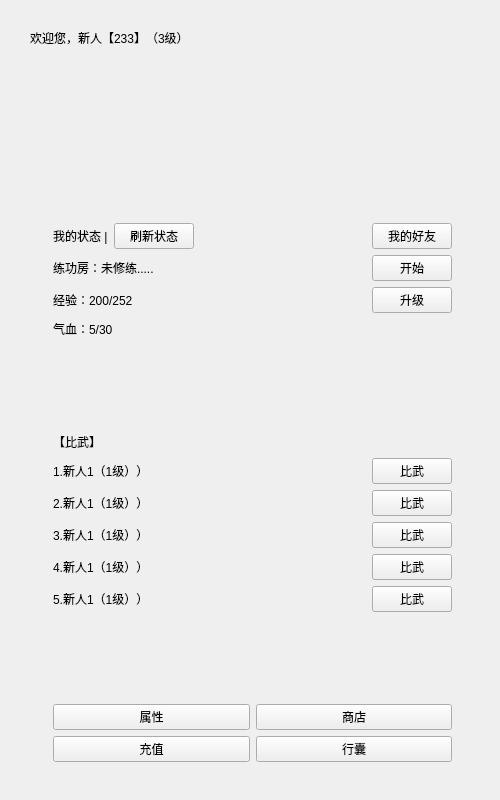
<?xml version="1.0" encoding="UTF-8"?>
<ui version="4.0">
 <class>MainWidget</class>
 <widget class="QWidget" name="MainWidget">
  <property name="geometry">
   <rect>
    <x>0</x>
    <y>0</y>
    <width>500</width>
    <height>800</height>
   </rect>
  </property>
  <property name="sizePolicy">
   <sizepolicy hsizetype="Preferred" vsizetype="Preferred">
    <horstretch>0</horstretch>
    <verstretch>0</verstretch>
   </sizepolicy>
  </property>
  <property name="minimumSize">
   <size>
    <width>500</width>
    <height>800</height>
   </size>
  </property>
  <property name="maximumSize">
   <size>
    <width>500</width>
    <height>800</height>
   </size>
  </property>
  <property name="windowTitle">
   <string>精武堂</string>
  </property>
  <property name="windowIcon">
   <iconset>
    <normalon>:/new/prefix1/jwt.png</normalon>
   </iconset>
  </property>
  <widget class="QLabel" name="welcome_label">
   <property name="geometry">
    <rect>
     <x>30</x>
     <y>30</y>
     <width>451</width>
     <height>16</height>
    </rect>
   </property>
   <property name="text">
    <string>欢迎您，新人【233】（3级）</string>
   </property>
  </widget>
  <widget class="QLabel" name="label">
   <property name="geometry">
    <rect>
     <x>140</x>
     <y>60</y>
     <width>201</width>
     <height>131</height>
    </rect>
   </property>
   <property name="text">
    <string/>
   </property>
   <property name="pixmap">
    <pixmap resource="jwtresource.qrc">:/new/prefix1/jwt.png</pixmap>
   </property>
   <property name="scaledContents">
    <bool>true</bool>
   </property>
  </widget>
  <widget class="QWidget" name="">
   <property name="geometry">
    <rect>
     <x>42</x>
     <y>212</y>
     <width>421</width>
     <height>561</height>
    </rect>
   </property>
   <layout class="QVBoxLayout" name="verticalLayout_2">
    <item>
     <layout class="QVBoxLayout" name="myState_verticalLayout">
      <item>
       <layout class="QHBoxLayout" name="myStateAndMyFriends_horizontalLayout">
        <item>
         <widget class="QLabel" name="myState_label">
          <property name="text">
           <string>我的状态 |</string>
          </property>
         </widget>
        </item>
        <item>
         <widget class="QPushButton" name="refresh_pushButton">
          <property name="text">
           <string>刷新状态</string>
          </property>
         </widget>
        </item>
        <item>
         <spacer name="horizontalSpacer_2">
          <property name="orientation">
           <enum>Qt::Horizontal</enum>
          </property>
          <property name="sizeHint" stdset="0">
           <size>
            <width>40</width>
            <height>20</height>
           </size>
          </property>
         </spacer>
        </item>
        <item>
         <widget class="QPushButton" name="myFriends_pushButton">
          <property name="text">
           <string>我的好友</string>
          </property>
         </widget>
        </item>
       </layout>
      </item>
      <item>
       <layout class="QHBoxLayout" name="trainingRoomStateAndStartOrStop_horizontalLayout">
        <item>
         <widget class="QLabel" name="trainingRoomState_label">
          <property name="text">
           <string>练功房：未修练.....</string>
          </property>
         </widget>
        </item>
        <item>
         <spacer name="horizontalSpacer">
          <property name="orientation">
           <enum>Qt::Horizontal</enum>
          </property>
          <property name="sizeHint" stdset="0">
           <size>
            <width>88</width>
            <height>20</height>
           </size>
          </property>
         </spacer>
        </item>
        <item>
         <widget class="QPushButton" name="trainingStartOrStop_pushButton">
          <property name="text">
           <string>开始</string>
          </property>
         </widget>
        </item>
       </layout>
      </item>
      <item>
       <layout class="QHBoxLayout" name="EXPAndUpgrade_horizontalLayout">
        <item>
         <widget class="QLabel" name="EXP_label">
          <property name="text">
           <string>经验：200/252</string>
          </property>
         </widget>
        </item>
        <item>
         <spacer name="horizontalSpacer_4">
          <property name="orientation">
           <enum>Qt::Horizontal</enum>
          </property>
          <property name="sizeHint" stdset="0">
           <size>
            <width>88</width>
            <height>20</height>
           </size>
          </property>
         </spacer>
        </item>
        <item>
         <widget class="QPushButton" name="upgrade_pushButton">
          <property name="text">
           <string>升级</string>
          </property>
         </widget>
        </item>
       </layout>
      </item>
      <item>
       <layout class="QHBoxLayout" name="qiAndAndAddQi_horizontalLayout">
        <item>
         <widget class="QLabel" name="qi_label">
          <property name="text">
           <string>气血：5/30</string>
          </property>
         </widget>
        </item>
        <item>
         <spacer name="horizontalSpacer_3">
          <property name="orientation">
           <enum>Qt::Horizontal</enum>
          </property>
          <property name="sizeHint" stdset="0">
           <size>
            <width>88</width>
            <height>20</height>
           </size>
          </property>
         </spacer>
        </item>
       </layout>
      </item>
     </layout>
    </item>
    <item>
     <spacer name="betweenMyStateAndFiight_verticalSpacer">
      <property name="orientation">
       <enum>Qt::Vertical</enum>
      </property>
      <property name="sizeHint" stdset="0">
       <size>
        <width>20</width>
        <height>40</height>
       </size>
      </property>
     </spacer>
    </item>
    <item>
     <layout class="QVBoxLayout" name="verticalLayout">
      <item>
       <layout class="QHBoxLayout" name="horizontalLayout">
        <item>
         <widget class="QLabel" name="fightSlogan_label">
          <property name="text">
           <string>【比武】</string>
          </property>
         </widget>
        </item>
        <item>
         <spacer name="horizontalSpacer_5">
          <property name="orientation">
           <enum>Qt::Horizontal</enum>
          </property>
          <property name="sizeHint" stdset="0">
           <size>
            <width>40</width>
            <height>20</height>
           </size>
          </property>
         </spacer>
        </item>
       </layout>
      </item>
      <item>
       <layout class="QHBoxLayout" name="fight1_horizontalLayout">
        <item>
         <widget class="QLabel" name="fight1_label">
          <property name="text">
           <string>1.新人1（1级））</string>
          </property>
         </widget>
        </item>
        <item>
         <spacer name="fight1_horizontalSpacer">
          <property name="orientation">
           <enum>Qt::Horizontal</enum>
          </property>
          <property name="sizeHint" stdset="0">
           <size>
            <width>40</width>
            <height>20</height>
           </size>
          </property>
         </spacer>
        </item>
        <item>
         <widget class="QPushButton" name="fight1_pushButton">
          <property name="text">
           <string>比武</string>
          </property>
         </widget>
        </item>
       </layout>
      </item>
      <item>
       <layout class="QHBoxLayout" name="fight2_horizontalLayout">
        <item>
         <widget class="QLabel" name="fight2_label">
          <property name="text">
           <string>2.新人1（1级））</string>
          </property>
         </widget>
        </item>
        <item>
         <spacer name="fight2_horizontalSpacer">
          <property name="orientation">
           <enum>Qt::Horizontal</enum>
          </property>
          <property name="sizeHint" stdset="0">
           <size>
            <width>40</width>
            <height>20</height>
           </size>
          </property>
         </spacer>
        </item>
        <item>
         <widget class="QPushButton" name="fight2_pushButton">
          <property name="text">
           <string>比武</string>
          </property>
         </widget>
        </item>
       </layout>
      </item>
      <item>
       <layout class="QHBoxLayout" name="fight3_horizontalLayout">
        <item>
         <widget class="QLabel" name="fight3_label">
          <property name="text">
           <string>3.新人1（1级））</string>
          </property>
         </widget>
        </item>
        <item>
         <spacer name="fight3_horizontalSpacer">
          <property name="orientation">
           <enum>Qt::Horizontal</enum>
          </property>
          <property name="sizeHint" stdset="0">
           <size>
            <width>40</width>
            <height>20</height>
           </size>
          </property>
         </spacer>
        </item>
        <item>
         <widget class="QPushButton" name="fight3_pushButton">
          <property name="text">
           <string>比武</string>
          </property>
         </widget>
        </item>
       </layout>
      </item>
      <item>
       <layout class="QHBoxLayout" name="fight4_horizontalLayout">
        <item>
         <widget class="QLabel" name="fight4_label">
          <property name="text">
           <string>4.新人1（1级））</string>
          </property>
         </widget>
        </item>
        <item>
         <spacer name="fight4_horizontalSpacer">
          <property name="orientation">
           <enum>Qt::Horizontal</enum>
          </property>
          <property name="sizeHint" stdset="0">
           <size>
            <width>40</width>
            <height>20</height>
           </size>
          </property>
         </spacer>
        </item>
        <item>
         <widget class="QPushButton" name="fight4_pushButton">
          <property name="text">
           <string>比武</string>
          </property>
         </widget>
        </item>
       </layout>
      </item>
      <item>
       <layout class="QHBoxLayout" name="fight5_horizontalLayout">
        <item>
         <widget class="QLabel" name="fight5_label">
          <property name="text">
           <string>5.新人1（1级））</string>
          </property>
         </widget>
        </item>
        <item>
         <spacer name="fight5_horizontalSpacer">
          <property name="orientation">
           <enum>Qt::Horizontal</enum>
          </property>
          <property name="sizeHint" stdset="0">
           <size>
            <width>40</width>
            <height>20</height>
           </size>
          </property>
         </spacer>
        </item>
        <item>
         <widget class="QPushButton" name="fight5_pushButton">
          <property name="text">
           <string>比武</string>
          </property>
         </widget>
        </item>
       </layout>
      </item>
     </layout>
    </item>
    <item>
     <spacer name="betweenFightAndFunction_verticalSpacer">
      <property name="orientation">
       <enum>Qt::Vertical</enum>
      </property>
      <property name="sizeHint" stdset="0">
       <size>
        <width>20</width>
        <height>40</height>
       </size>
      </property>
     </spacer>
    </item>
    <item>
     <layout class="QGridLayout" name="function_gridLayout">
      <item row="0" column="0">
       <widget class="QPushButton" name="attribute_pushButton">
        <property name="text">
         <string>属性</string>
        </property>
       </widget>
      </item>
      <item row="0" column="1">
       <widget class="QPushButton" name="shop_pushButton">
        <property name="text">
         <string>商店</string>
        </property>
       </widget>
      </item>
      <item row="1" column="0">
       <widget class="QPushButton" name="charge_pushButton">
        <property name="text">
         <string>充值</string>
        </property>
       </widget>
      </item>
      <item row="1" column="1">
       <widget class="QPushButton" name="bag_pushButton">
        <property name="text">
         <string>行囊</string>
        </property>
       </widget>
      </item>
     </layout>
    </item>
   </layout>
  </widget>
 </widget>
 <layoutdefault spacing="6" margin="11"/>
 <resources>
  <include location="jwtresource.qrc"/>
 </resources>
 <connections/>
</ui>
